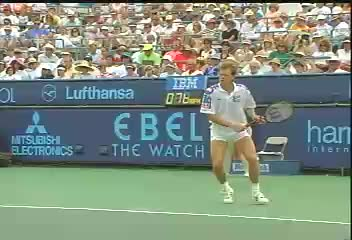
#> input picture img1.jpg, 352 x 240 px
$ python image_test.py   (Python 2 division)
#> lines starting #> are read from the running program, lines starting #| are printed output that depends on the picture
import Image,numpy,sys
from itertools import izip
output=numpy.asarray(Image.open("img1.jpg").convert('L'))
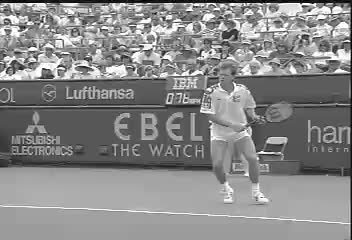
#> output: shape (240, 352); min 0, max 255, mean 136.3
#print output
#f=open("output.txt","w")
#f.write(output)
diff_matrix=[]
temp_arr=[]
for i in output:
	print i
#> this loop made 240 passes
#> (printed output is left out)
print output
count=0
for i in output[0]:
	count=count+1
#> this loop made 352 passes
#> i on passes 1 to 3: 9, 11, 27
#> after the loop, count = 352
print count
first_frame=output[0]
#> first_frame = 352 values, max 53 at index 127, min 1 at index 144, mean 19.38
temp_arr=output[0]
#> temp_arr has the same summary as first_frame
diff_matrix.append(output[0])
for i in output:
	current_array=i;
	diff_matrix.append([x - y for x, y in izip(current_array, temp_arr)])
	temp_arr = i;
#> after the loop, diff_matrix = 241 items
	#print diff_matrix
	#print "###################"
print diff_matrix
print output
